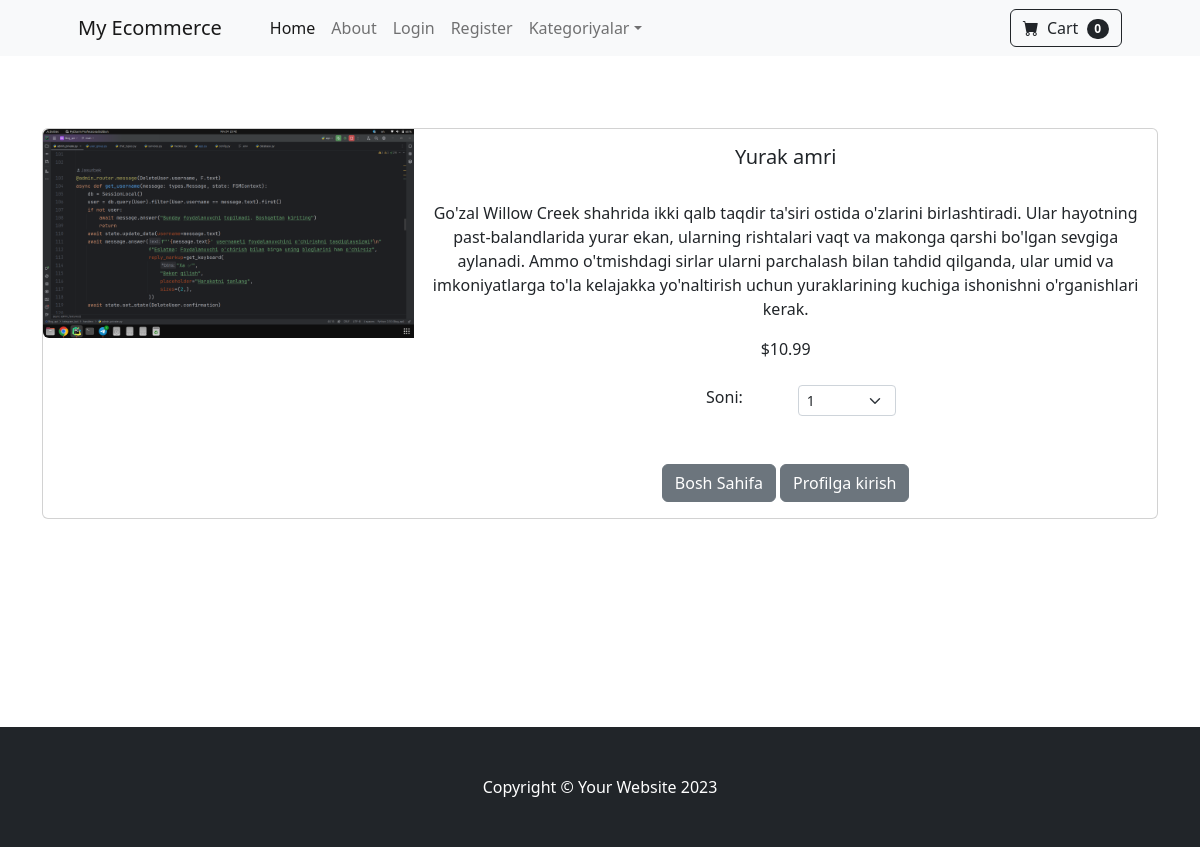
The page /product/8/ on the database its author committed.
### store/models.py (models this page shows, shortened)
class Product(models.Model):
    name = models.CharField(max_length=100)
    price = models.DecimalField(max_digits=6, decimal_places=2, default=0)
    category = models.ForeignKey(Category, on_delete=models.CASCADE, default=1)
    description = models.TextField(default="", blank=True, null=True)
    image = models.ImageField(upload_to='uploads/product/')
    is_sale = models.BooleanField(default=False)
    sale_price = models.DecimalField(max_digits=6, decimal_places=2, default=0)

### store/views.py (the view)
# urls.py: path('product/<int:pk>/', views.product, name='product'),
def product(request, pk):
    product = Product.objects.get(id=pk)
    return render(request, 'product.html', {'product': product})

### cart/cart.py (called while the page is built)
    def __len__(self):
        return len(self.cart)

### cart/context_processors.py (called while the page is built)
def cart(request):
    return {'cart': Cart(request)}

### store/templates/product.html (shortened to what this page needs)
{% extends 'base.html' %}
{% block content %}
    <br/>
    <br/>
    <br/>
    <div class="container">
        <div class="card mb-3">
            <div class="row g-0">
                <div class="col-md-4">
                    <img src="{{ product.image.url }}" class="img-fluid rounded-start" alt="...">
                </div>
                <div class="col-md-8">
                    <div class="card-body">
                        <center>
                            <h5 class="card-title">{{ product.name }}</h5>
                            <br/>
                            <p class="card-text justified">{{ product.description }}</p>
                            {% if product.is_sale %}
                                <div class="d-flex justify-content-center small text-warning mb-2">
                                    <div class="bi-star-fill"></div>
                                    &nbsp;&nbsp;Sotildi!&nbsp;&nbsp;
                                    <div class="bi-star-fill"></div>
                                </div>
                                <strike>
                                    ${{ product.price }}
                                </strike>
                                &nbsp;
                                ${{ product.sale_price }}
                            {% else %}
                                ${{ product.price }}
                            {% endif %}
                            <br/><br/>
                            <div class="row justify-content-center">
                                <div class="col-md-2">Soni:</div>
                                <div class="col-md-2">
                                    <select class="form-select form-select-sm" id="qty-cart">
                                        <option value="1">1</option>
                                    </select>
                                </div>
                            </div>
                            <br/><br/>
                            <a href="{% url 'home' %}" class="btn btn-secondary">Bosh Sahifa</a>
                            {% if not user.is_authenticated %}
                                {% if not product.is_sale %}
                                    <a href="{% url 'login' %}" class="btn btn-secondary">Profilga kirish</a>
                                {% endif %}
                            {% else %}
                                <button type="button" value="{{ product.id }}" class="btn btn-secondary"
                                        id="add-cart">Savatga qo'shish
                                </button>
                            {% endif %}
                        </center>
                    </div>
                </div>
            </div>
        </div>
    </div>
    <br/><br/>
    <br/><br/>
    <br/><br/>
    <br/><br/>
{% endblock %}

### rows shown on the page
Product: image (picture), name "Yurak amri", description "Go'zal Willow Creek shahrida ikki qalb taqdir ta'siri ostida o'zlarini birlashtiradi. Ular hayotning past-balandlarida yurar ekan, ularning rishtalari vaqt va makonga qarshi bo'lgan sevgiga aylanadi. Ammo o'tmishdagi sirlar ularni parchalash bilan tahdid qilganda, ular umid va imkoniyatlarga to'la kelajakka yo'naltirish uchun yuraklarining kuchiga ishonishni o'rganishlari kerak.", price "10.99"

### other values the page prints
{{ cart|length }} "0"
